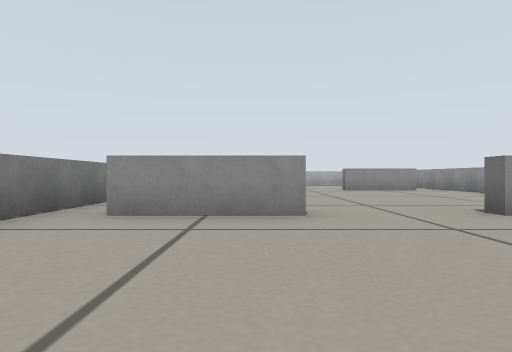
view 1 (above)

12 first-person views from a walk through a robot-simulator world made for Gazebo. The camera is 0.2 m above the floor, looks level and sees 75° across. The floor is counted in squares, 0.5 m on a side. Each view is taken from the middle of a square. On the plan, view 1 faces up. The plan holds only what a view shows up to about 9 squares ahead; the rest is blank.

view 2
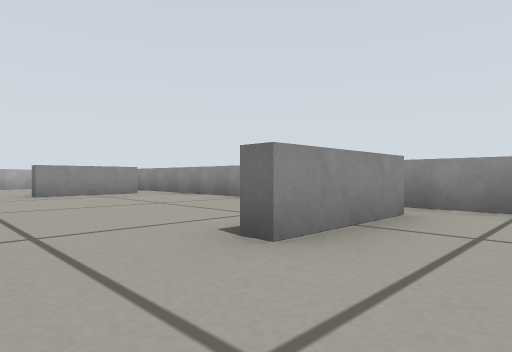

view 3
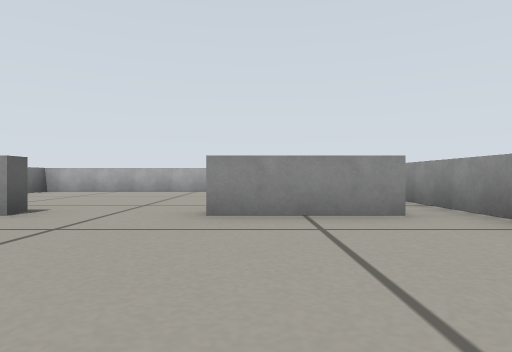

view 4
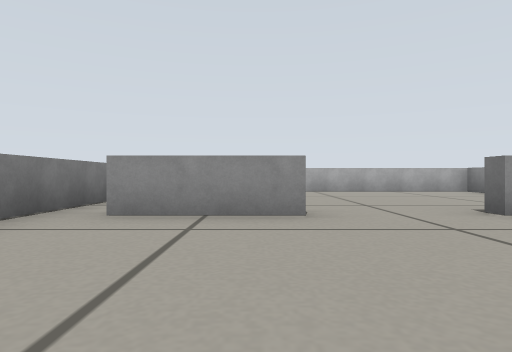

view 5
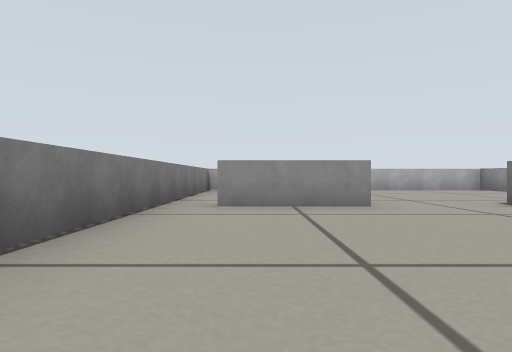

view 6
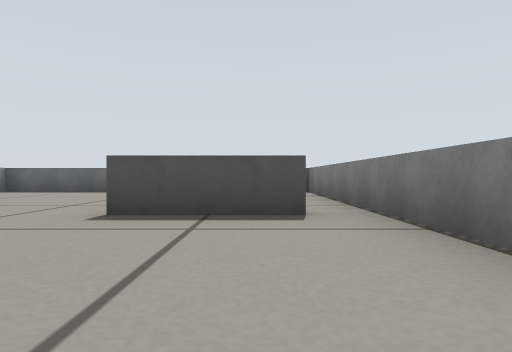

view 7
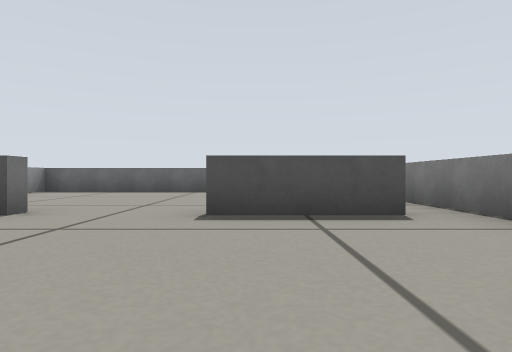

view 8
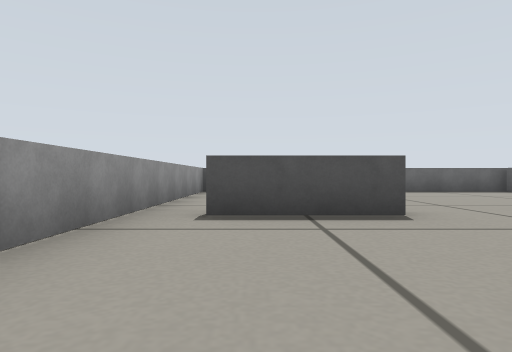

view 9
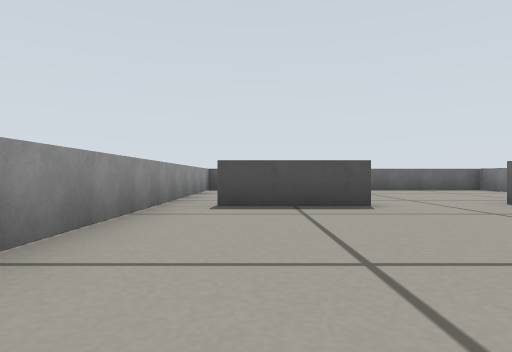

view 10
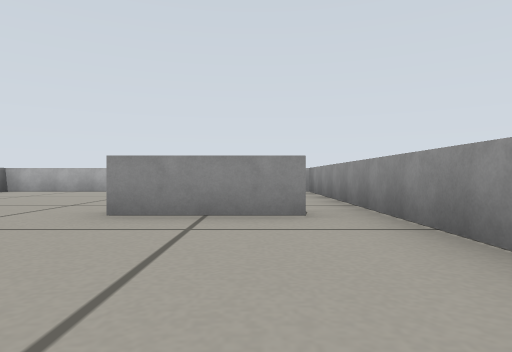

view 11
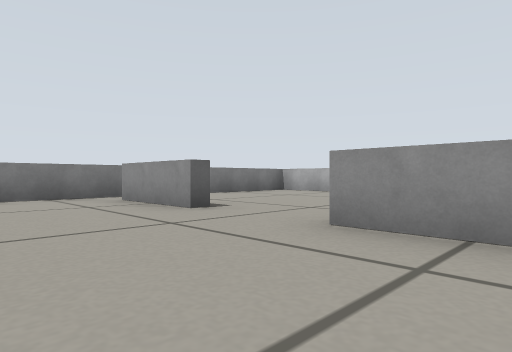

view 12
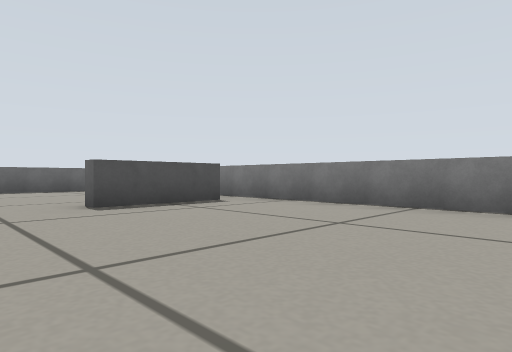

### Floor plan
Points are (right, up) in squares from view 1. A wall is a line through its corners. A room is listed if a view was taken in it or the views show most of it. See-through windows are left out.
Room 1 (views 1, 2, 3, 4, 5, 6, 7, 8, 9, 10, 11, 12)
walls: (-1.6, 3.7) (0.5, 3.7) (0.5, 3.3) (-1.5, 3.3); (0.5, 9.8) (0.5, 9.4) (-1.5, 9.4); (4.5, 3.3) (2.5, 3.3) (2.5, 3.7) (4.5, 3.7); (4.6, 9.4) (2.5, 9.4) (2.5, 9.8); (-2.3, -1.4) (5.4, -1.4) (5.4, 14.5) (-2.3, 14.5) (-2.3, -1.4)

Positions as (right, up) in squares from view 1, and headings:
1: (0, 0), facing up
2: (1, 2), facing up-right
3: (3, 6), facing up
4: (0, 6), facing up
5: (-1, 5), facing up
6: (-1, 7), facing down
7: (0, 7), facing down
8: (4, 7), facing down
9: (4, 8), facing down
10: (4, 6), facing up
11: (4, 7), facing up-left
12: (2, 8), facing down-left
